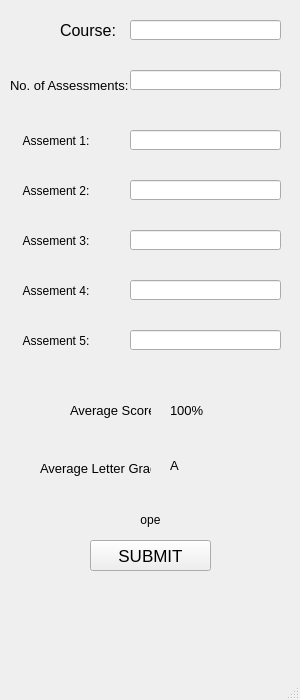
<?xml version="1.0" encoding="UTF-8"?>
<ui version="4.0">
 <class>MainWindow</class>
 <widget class="QMainWindow" name="MainWindow">
  <property name="geometry">
   <rect>
    <x>0</x>
    <y>0</y>
    <width>300</width>
    <height>700</height>
   </rect>
  </property>
  <property name="minimumSize">
   <size>
    <width>300</width>
    <height>700</height>
   </size>
  </property>
  <property name="maximumSize">
   <size>
    <width>300</width>
    <height>700</height>
   </size>
  </property>
  <property name="windowTitle">
   <string>Average grade application</string>
  </property>
  <widget class="QWidget" name="centralwidget">
   <widget class="QLabel" name="label_course">
    <property name="geometry">
     <rect>
      <x>60</x>
      <y>20</y>
      <width>61</width>
      <height>21</height>
     </rect>
    </property>
    <property name="font">
     <font>
      <pointsize>12</pointsize>
     </font>
    </property>
    <property name="text">
     <string>Course:</string>
    </property>
   </widget>
   <widget class="QLabel" name="label_num_assess">
    <property name="geometry">
     <rect>
      <x>10</x>
      <y>70</y>
      <width>121</width>
      <height>31</height>
     </rect>
    </property>
    <property name="font">
     <font>
      <pointsize>10</pointsize>
     </font>
    </property>
    <property name="text">
     <string>No. of Assessments:</string>
    </property>
   </widget>
   <widget class="QLabel" name="label_assess1">
    <property name="geometry">
     <rect>
      <x>20</x>
      <y>130</y>
      <width>91</width>
      <height>21</height>
     </rect>
    </property>
    <property name="text">
     <string> Assement 1:</string>
    </property>
   </widget>
   <widget class="QLabel" name="label_assess2">
    <property name="geometry">
     <rect>
      <x>20</x>
      <y>180</y>
      <width>71</width>
      <height>21</height>
     </rect>
    </property>
    <property name="text">
     <string> Assement 2:</string>
    </property>
   </widget>
   <widget class="QLabel" name="label_assess3">
    <property name="geometry">
     <rect>
      <x>20</x>
      <y>230</y>
      <width>71</width>
      <height>21</height>
     </rect>
    </property>
    <property name="text">
     <string> Assement 3:</string>
    </property>
   </widget>
   <widget class="QLabel" name="label_assess4">
    <property name="geometry">
     <rect>
      <x>20</x>
      <y>280</y>
      <width>71</width>
      <height>21</height>
     </rect>
    </property>
    <property name="text">
     <string> Assement 4:</string>
    </property>
   </widget>
   <widget class="QLabel" name="label_assess5">
    <property name="geometry">
     <rect>
      <x>20</x>
      <y>330</y>
      <width>71</width>
      <height>21</height>
     </rect>
    </property>
    <property name="text">
     <string> Assement 5:</string>
    </property>
   </widget>
   <widget class="QLabel" name="label_notice">
    <property name="geometry">
     <rect>
      <x>30</x>
      <y>510</y>
      <width>241</width>
      <height>20</height>
     </rect>
    </property>
    <property name="text">
     <string>ope</string>
    </property>
    <property name="alignment">
     <set>Qt::AlignCenter</set>
    </property>
   </widget>
   <widget class="QLabel" name="label_avg_letter">
    <property name="geometry">
     <rect>
      <x>40</x>
      <y>460</y>
      <width>111</width>
      <height>16</height>
     </rect>
    </property>
    <property name="font">
     <font>
      <pointsize>10</pointsize>
     </font>
    </property>
    <property name="text">
     <string>Average Letter Grade:</string>
    </property>
   </widget>
   <widget class="QLabel" name="label_avg_score">
    <property name="geometry">
     <rect>
      <x>70</x>
      <y>400</y>
      <width>81</width>
      <height>21</height>
     </rect>
    </property>
    <property name="font">
     <font>
      <pointsize>10</pointsize>
     </font>
    </property>
    <property name="text">
     <string>Average Score:</string>
    </property>
   </widget>
   <widget class="QPushButton" name="button_submit">
    <property name="geometry">
     <rect>
      <x>90</x>
      <y>540</y>
      <width>121</width>
      <height>31</height>
     </rect>
    </property>
    <property name="font">
     <font>
      <family>MS Sans Serif</family>
      <pointsize>13</pointsize>
     </font>
    </property>
    <property name="text">
     <string>SUBMIT</string>
    </property>
   </widget>
   <widget class="QLabel" name="score_label">
    <property name="geometry">
     <rect>
      <x>170</x>
      <y>390</y>
      <width>41</width>
      <height>41</height>
     </rect>
    </property>
    <property name="font">
     <font>
      <family>MS Sans Serif</family>
      <pointsize>10</pointsize>
     </font>
    </property>
    <property name="text">
     <string>100%</string>
    </property>
   </widget>
   <widget class="QLabel" name="letter_label">
    <property name="geometry">
     <rect>
      <x>170</x>
      <y>450</y>
      <width>35</width>
      <height>31</height>
     </rect>
    </property>
    <property name="font">
     <font>
      <family>MS Sans Serif</family>
      <pointsize>10</pointsize>
     </font>
    </property>
    <property name="text">
     <string>A</string>
    </property>
   </widget>
   <widget class="QLineEdit" name="input_course">
    <property name="geometry">
     <rect>
      <x>130</x>
      <y>20</y>
      <width>151</width>
      <height>20</height>
     </rect>
    </property>
   </widget>
   <widget class="QLineEdit" name="input_num_assess">
    <property name="geometry">
     <rect>
      <x>130</x>
      <y>70</y>
      <width>151</width>
      <height>20</height>
     </rect>
    </property>
   </widget>
   <widget class="QLineEdit" name="input_assess2">
    <property name="geometry">
     <rect>
      <x>130</x>
      <y>180</y>
      <width>151</width>
      <height>20</height>
     </rect>
    </property>
   </widget>
   <widget class="QLineEdit" name="input_assess3">
    <property name="geometry">
     <rect>
      <x>130</x>
      <y>230</y>
      <width>151</width>
      <height>20</height>
     </rect>
    </property>
   </widget>
   <widget class="QLineEdit" name="input_assess4">
    <property name="geometry">
     <rect>
      <x>130</x>
      <y>280</y>
      <width>151</width>
      <height>20</height>
     </rect>
    </property>
   </widget>
   <widget class="QLineEdit" name="input_assess1">
    <property name="geometry">
     <rect>
      <x>130</x>
      <y>130</y>
      <width>151</width>
      <height>20</height>
     </rect>
    </property>
   </widget>
   <widget class="QLineEdit" name="input_assess5">
    <property name="geometry">
     <rect>
      <x>130</x>
      <y>330</y>
      <width>151</width>
      <height>20</height>
     </rect>
    </property>
   </widget>
  </widget>
  <widget class="QMenuBar" name="menubar">
   <property name="geometry">
    <rect>
     <x>0</x>
     <y>0</y>
     <width>300</width>
     <height>18</height>
    </rect>
   </property>
  </widget>
  <widget class="QStatusBar" name="statusbar"/>
 </widget>
 <resources/>
 <connections/>
</ui>
